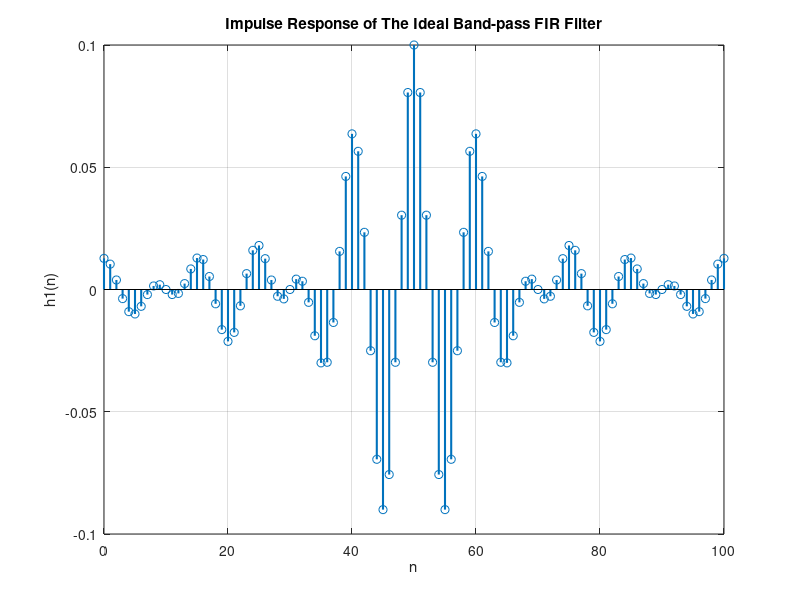
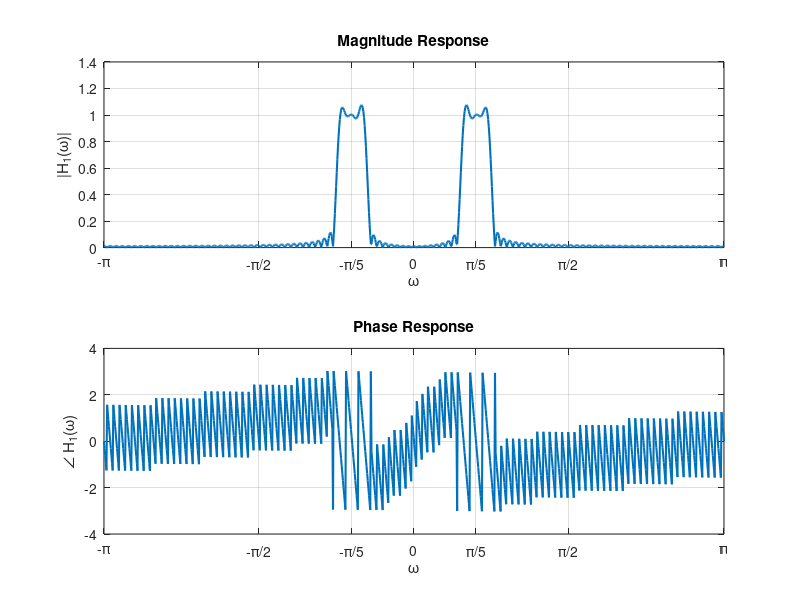
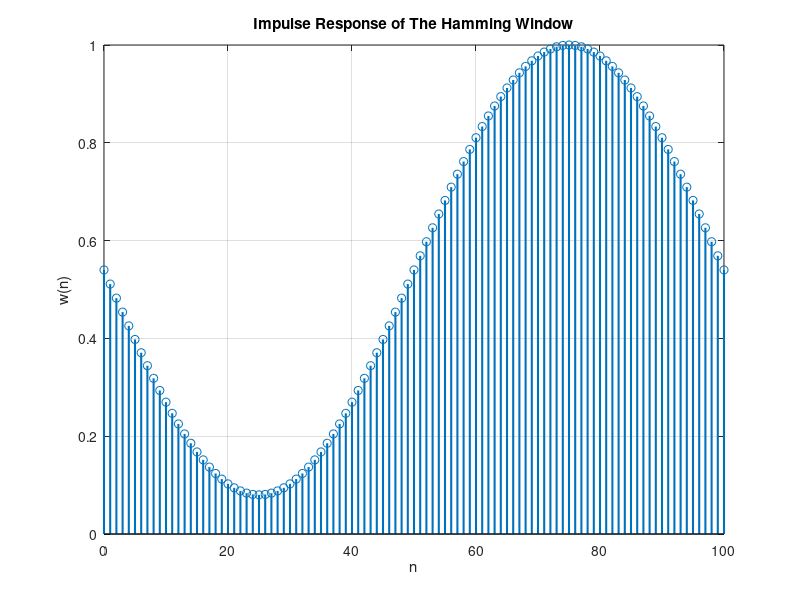
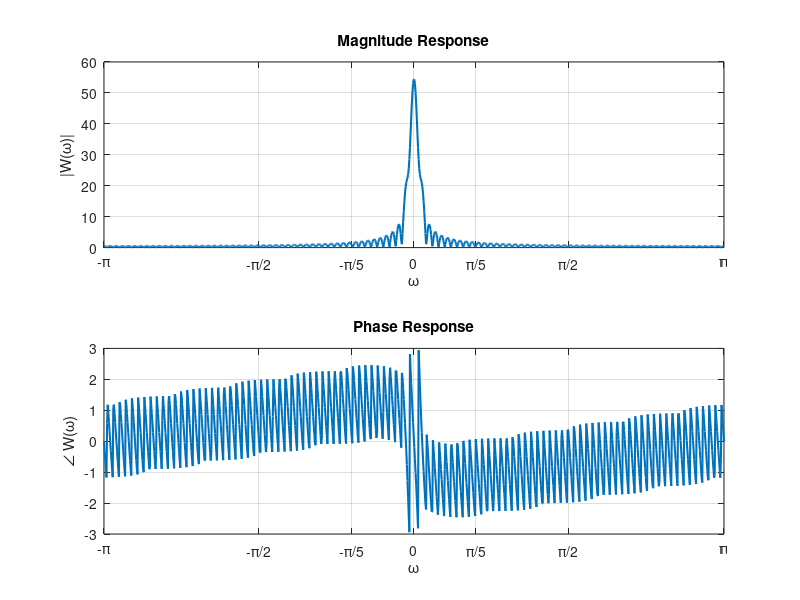

These charts were generated, in order, by the following MATLAB code:
%% *Digital Filters*
%% Clear the workspace
close all;
clear;
clc;

%% Design FIR filters in the time domain
% # We can define differnet filters in time domain with finite impulse response (FIR).
% # The filter coefficients are the impulse response of the filter.
% # We cannot design IIR filters in time domain; because the impulse response of IIR filters are infinite.

%% Hamming window
% # The Hamming window is a taper formed by using a weighted cosine.
% # It was first proposed by Richard Hamming in 1950, when he was an employee of Bell Labs.
% # It is used to reduce the noise in the signal.
% # The Hamming window is defined as:
%
% $$ w(n) = \alpha - \beta \cos \left( \frac{2 \pi n}{N-1} \right) $$

%% Bandpass FIR filter
% The bandpass filter passes a band of frequencies between a lower cutoff
% frequency, $f_l$, and an upper cutoff frequency, $f_h$.
%
% In the following example, we design an ideal bandpass filter with the lower
% cutoff frequency of 0.15 and the upper cutoff frequency of 0.25.
% *Ideal band-pass FIR filter in time domain*
M = 100;
wa = 0.15 * pi;
wb = 0.25 * pi;
n1 = 0:M;

h1 = ((wb / pi) * sinc(wb / pi * (n1 - M / 2)) - ...
    (wa / pi) * sinc(wa / pi * (n1 - M / 2)));

figure('name', 'Impulse Response of Ideal FIR bandpass filter');
stem(n1, h1, 'linewidth', 1.5);
xlabel('n');
ylabel('h1(n)');
title('Impulse Response of The Ideal Band-pass FIR Filter');
grid on;
%%%
% *Ideal band-pass FIR filter in frequency domain*
w_axis = linspace(-pi, pi, 1e3);
DTFT_h1 = h1 * exp(-1j * n1' * w_axis);
figure('name', 'Frequency Response of The Ideal Band-pass FIR Filter');
subplot(211);
plot(w_axis, abs(DTFT_h1), 'linewidth', 1.5);
title('Magnitude Response');
xlim([-pi pi]);
xticks([-pi, -pi / 2, -0.2 * pi, 0, 0.2 * pi, pi / 2, pi]);
xticklabels({'-\pi', '-\pi/2', '-\pi/5', '0', '\pi/5', '\pi/2', '\pi'});
xlabel('\omega');
ylabel('|H_1(\omega)|');
grid on;

subplot(212);
plot(w_axis, angle(DTFT_h1), 'linewidth', 1.5);
xlabel('\omega');
ylabel('\angle H_1(\omega)');
xlim([-pi pi]);
xticks([-pi, -pi / 2, -0.2 * pi, 0, 0.2 * pi, pi / 2, pi]);
xticklabels({'-\pi', '-\pi/2', '-\pi/5', '0', '\pi/5', '\pi/2', '\pi'});
title('Phase Response');
grid on;
%%
% We can see that the ideal bandpass filter has a very sharp transition
% between the passband and the stopband. This is not practical for
% implementation. We need to smooth the transition between the passband and
% the stopband. We can do this by using a window function.
%
% In the following example, we use the Hamming window to smooth the
% transition between the passband and the stopband.
% *Hamming window in time domain*
hamming_window = 0.54 - 0.46 * sin(2 * pi * n1 / M);

figure('name', 'Impulse Response of The Hamming Window');
stem(n1, hamming_window, 'linewidth', 1.5);
xlabel('n');
ylabel('w(n)');
title('Impulse Response of The Hamming Window');
grid on;
%%%
% *Hamming window in frequency domain*
DTFT_hamming_window = hamming_window * exp(-1j * n1' * w_axis);
figure('name', 'Frequency Response of The Hamming Window');
subplot(211);
plot(w_axis, abs(DTFT_hamming_window), 'linewidth', 1.5);
title('Magnitude Response');
xlim([-pi pi]);
xticks([-pi, -pi / 2, -0.2 * pi, 0, 0.2 * pi, pi / 2, pi]);
xticklabels({'-\pi', '-\pi/2', '-\pi/5', '0', '\pi/5', '\pi/2', '\pi'});
xlabel('\omega');
ylabel('|W(\omega)|');
grid on;

subplot(212);
plot(w_axis, angle(DTFT_hamming_window), 'linewidth', 1.5);
xlabel('\omega');
ylabel('\angle W(\omega)');
xlim([-pi pi]);
xticks([-pi, -pi / 2, -0.2 * pi, 0, 0.2 * pi, pi / 2, pi]);
xticklabels({'-\pi', '-\pi/2', '-\pi/5', '0', '\pi/5', '\pi/2', '\pi'});
title('Phase Response');
grid on;
%%%
% *Hamming windowed band-pass FIR filter in time domain*
h2 = h1 .* hamming_window;
figure('name', 'Impulse Response of The Hamming Windowed Band-pass FIR Filter');
stem(n1, h2, 'linewidth', 1.5);
xlabel('n');
ylabel('h2(n)');
title('Impulse Response of The Hamming Windowed Band-pass FIR Filter');
grid on;
%%%
% *Hamming windowed band-pass FIR filter in frequency domain*
DTFT_h2 = h2 * exp(-1j * n1' * w_axis);
figure('name', 'Frequency Response of The Hamming Windowed Band-pass FIR Filter');
subplot(211);
plot(w_axis, abs(DTFT_h2), 'linewidth', 1.5);
title('Magnitude Response');
xlim([-pi pi]);
xticks([-pi, -pi / 2, -0.2 * pi, 0, 0.2 * pi, pi / 2, pi]);
xticklabels({'-\pi', '-\pi/2', '-\pi/5', '0', '\pi/5', '\pi/2', '\pi'});
xlabel('\omega');
ylabel('|H_2(\omega)|');
grid on;

subplot(212);
plot(w_axis, angle(DTFT_h2), 'linewidth', 1.5);
xlabel('\omega');
ylabel('\angle H_2(\omega)');
xlim([-pi pi]);
xticks([-pi, -pi / 2, -0.2 * pi, 0, 0.2 * pi, pi / 2, pi]);
xticklabels({'-\pi', '-\pi/2', '-\pi/5', '0', '\pi/5', '\pi/2', '\pi'});
title('Phase Response');
grid on;

%% Design IIR filters in the frequency domain
% # We can design IIR filters in the frequency domain.
% # We use filterDesigner to design IIR filters.
% # We can export the filter coefficients to the workspace.
% # We can also export the filter coefficients to a file.
% # filterDesigner is a graphical user interface (GUI) tool.
% # We can use filterDesigner to design lowpass, highpass, bandpass, and bandstop filters.
% # We can also use filterDesigner to design FIR filters.
%
% *Design a passband filter using filterDesigner*
% # Open filterDesigner.
% # Select IIR filter.
% # Select the filter type(passband, lowpass, highpass, bandpass, or bandstop).
% # Select the filter design method(butterworth, chebyshev I, chebyshev II, elliptic, or bessel).
% # Enter the filter order or minimum order.
% # Enter the match exactly on passband or stopband.
% # Enter the frequency specifications. For example, if we use normalized
% frequency, we should specify the angular frequency in the range of $[0, \pi]$.
% We should specify it for stopband and passbands.
% # Enter magnitude specifications. It has different units. We should specify
% it for stopbands and passbands.
